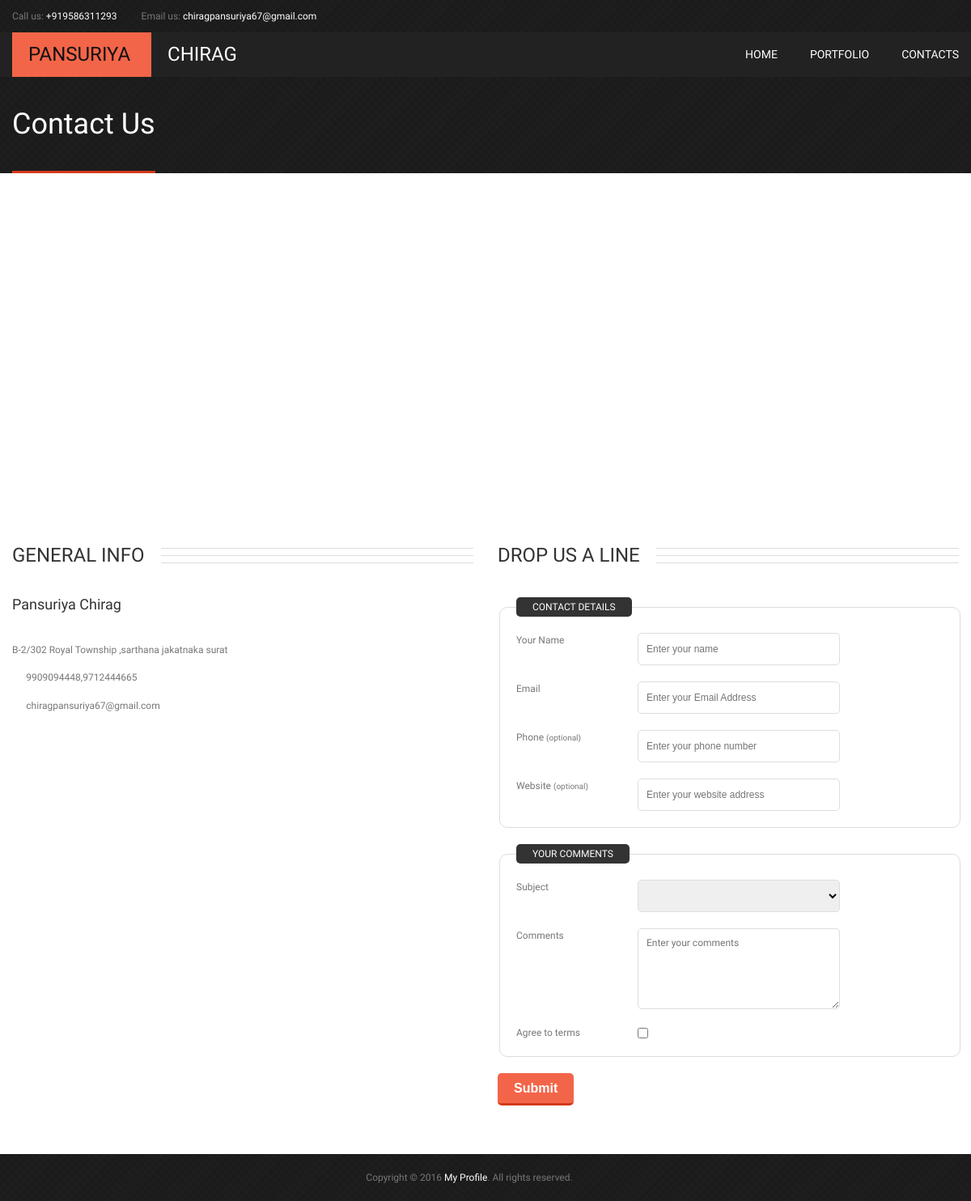
Screenshot of /mp_subadmin/theme/adagency-creative/contactus.php?eid=2 with the database file from the repository.
### tables this page shows
CREATE TABLE IF NOT EXISTS `mp_registration` (
  `employee_id` int(100) NOT NULL AUTO_INCREMENT,
  `firstname` varchar(20) NOT NULL,
  `lastname` varchar(20) NOT NULL,
  `address` text NOT NULL,
  `country_name` varchar(20) NOT NULL,
  `state_name` varchar(20) NOT NULL,
  `city_name` varchar(20) NOT NULL,
  `email_id` varchar(50) NOT NULL,
  `password` varchar(50) NOT NULL,
  `mobile_no` bigint(15) NOT NULL,
  `date_of_birth` date NOT NULL,
  `gender` varchar(10) NOT NULL,
  `register_date` date NOT NULL,
  `category_id` int(100) NOT NULL,
  `field_id` int(100) NOT NULL,
  `type_id` int(100) NOT NULL,
  `theme_id` int(100) NOT NULL,
  `isapprove` int(1) NOT NULL,
  `type` varchar(10) NOT NULL,
  `status` int(2) NOT NULL,
  PRIMARY KEY (`employee_id`)
);

CREATE TABLE IF NOT EXISTS `mp_contactus` (
  `contactus_id` int(100) NOT NULL AUTO_INCREMENT,
  `contactus_name` varchar(50) NOT NULL,
  `contactus_address` varchar(200) NOT NULL,
  `contactus_phone_1` bigint(15) NOT NULL,
  `contactus_phone_2` bigint(15) NOT NULL,
  `contactus_emailid` varchar(50) NOT NULL,
  `latitude` double NOT NULL,
  `longitude` double NOT NULL,
  `employee_id` int(100) NOT NULL,
  PRIMARY KEY (`contactus_id`)
);

### mp_subadmin/theme/adagency-creative/contactus.php (the view, shortened to what this page needs)
<?php
include('../mp_connect.php');
if (isset($_REQUEST['eid']))
{
$employeeid=$_REQUEST['eid'];
}
else
{
	$employeeid=0;
}
$reg="select * from mp_registration where employee_id='$employeeid'";
$data=mysqli_query($con,$reg);
$rec=mysqli_fetch_array($data);
$contact="select * from mp_contactus where employee_id='$employeeid'";
$data1=mysqli_query($con,$contact);
$rec1=mysqli_fetch_array($data1);
?>
<!DOCTYPE html>
<html class="no-js" lang="en">
<head>
<link rel="stylesheet" href="css/font-awesome/css/font-awesome.min.css" />
<link href="css/contact.css" rel="stylesheet" type="text/css" />
<link rel="stylesheet" href="css/color-01.css" id="site-color"/>
<link rel="stylesheet" href="css/bootstrap.css" />
<link rel="stylesheet" href="css/style.css" />
<link rel="stylesheet" href="css/responsive.css" />
<link rel="stylesheet" href="css/flexslider.css" />
<link rel="stylesheet" media="screen" href="assets-newsletters/css/quick_newsletter.css">
<link rel="stylesheet" href="css/colorbox.css" />
<link href="css/tango/skin.css" rel="stylesheet" type="text/css" />
<link rel="stylesheet" href="css/layerslider/layerslider.css" type="text/css">
</head>
<body>
<div class="pattern-bg">
    <div class="container">
		<div class="row">
			<div class="span12">
				<div class="top-bar-item">Call us: <span><?php if ($employeeid == " ") { echo "+1 234 56 78"; } else { echo "+91".$rec['mobile_no']; } ?></span></div>
				<div class="top-bar-item hidden-phone hidden-tablet">Email us: <span><?php if ($employeeid == " ") { echo "example@mail.com"; } else { echo $rec['email_id']; } ?></span></div>
			</div>
		</div>
	</div>
    <div class="site-menu-bg">
        <div class="container">
			<div class="row">
                <div class="span4">
                    <div class="logo"><a href="index.php?eid=<?php echo $_REQUEST['eid']; ?>"><?php if ($employeeid == " ") { echo "<span>Mitesh</span> Tagadiya"; } else { echo "<span>".$rec['firstname']."&nbsp"."</span>"; echo $rec['lastname']; } ?>
     </a></div>
		        </div>
				<div class="span8">
                    <nav class="desktop-nav">
                        <ul>
                            <li>
                                <a href="index.php?eid=<?php echo $_REQUEST['eid']; ?>">home</a>
                            </li>
                            <li>
                                <a href="portfolio.php?eid=<?php echo $_REQUEST['eid']; ?>">Portfolio</a>
                            </li>
                            <li><a href="contactus.php?eid=<?php echo $_REQUEST['eid']; ?>">contacts</a></li>
                        </ul>
                    </nav>
                </div>
            </div>
        </div>
    </div>
	<div class="page-title">
        <div class="container">
        	<div class="row">
                <div class="span6">
                	<div class="page-title">
        <div class="container">
        	<div class="row">
                <div class="span6">
                	<h1>Contact Us</h1>
                </div>
            </div>
        </div>
	</div>
                </div>
            </div>
        </div>
	</div>
</div>
<div id="map-canvas"></div>
<div class="container main-content">
    <div class="row">
    	<div class="span6">
			<div class="block-header-bg">
        		<h2 class="block-header">general info</h2>
        	</div>
				<?php if ($employeeid == " ") { ?>
            <div class="page-content-item">
				<h3>Mitesh Tagadiya</h3>
                <p>1052 – 1054 Christchurch Road, Bournemouth, BH7 6DS</p>
                <p><i class="icon-phone"></i> +1 234 56 78</p>
                <p><i class="icon-envelope"></i> support@example.com</p>
                <p><i class="icon-globe"></i> www.example.com</p>
            </div>
				<?php }
						else
						{ ?>
			<div class="page-content-item">
				<h3> <?php echo $rec['firstname'].'&nbsp'; echo $rec['lastname']; ?></h3>
                <p> <?php echo $rec1['contactus_address']; ?></p>
                <p><i class="icon-phone"></i> <?php if($rec1['contactus_phone_1']== " " ) { echo $rec1['contactus_phone_2']; } elseif($rec1['contactus_phone_2']== " "){ echo $rec1['contactus_phone_1']; } else { echo $rec1['contactus_phone_1'].','.$rec1['contactus_phone_2'];}?></p>
                <p><i class="icon-envelope"></i> <?php echo $rec1['contactus_emailid']; ?></p>
            </div>
						<?php } ?>
        </div>
    	<div class="span6">
			<div class="block-header-bg">
        		<h2 class="block-header">drop us a line</h2>
        	</div>
            <div class="blog-article-add-a-comment">
		<form method="post" action="http://rivathemes.net/html/adagency/classes/contact.php" name="contactform" id="contactform" autocomplete="on">
			<fieldset>
				<legend>Contact Details</legend>
				<div>
					<label for="name" accesskey="U">Your Name</label>
					<input name="name" type="text" id="name" placeholder="Enter your name" required="required" />
				</div>
				<div>
					<label for="email" accesskey="E">Email</label>
					<input name="email" type="email" id="email" placeholder="Enter your Email Address" pattern="^[A-Za-z0-9](([_\.\-]?[a-zA-Z0-9]+)*)@([A-Za-z0-9]+)(([\.\-]?[a-zA-Z0-9]+)*)\.([A-Za-z]{2,})$" required="required" />
				</div>
				<div>
					<label for="phone" accesskey="P">Phone <small>(optional)</small></label>
					<input name="phone" type="tel" id="phone" size="30" placeholder="Enter your phone number" />
				</div>
				<div>
					<label for="website" accesskey="W">Website <small>(optional)</small></label>
					<input name="website" type="url" id="website" placeholder="Enter your website address" />
				</div>
			</fieldset>
			<fieldset>
				<legend>Your Comments</legend>
				<div>
					<label for="subject" accesskey="S">Subject</label>
					<select name="subject" id="subject" required="required">
						<option value=""></option>
						<option value="Support">Support</option>
					</select>
				</div>
				<div>
					<label for="comments" accesskey="C">Comments</label>
					<textarea name="comments" cols="40" rows="3" id="comments" placeholder="Enter your comments" spellcheck="true" required="required"></textarea>
				</div>
				<div>
					<label for="agree" accesskey="A">Agree to terms</label>
					<input name="agree" type="checkbox" id="agree"/>
				</div>
			</fieldset>
			<input type="submit" class="submit" id="submit" value="Submit" />
		</form>
            </div>
        </div>
 	</div>
</div>
<footer class="site-footer">
    <div class="pattern-bg">
    	<div class="container">
        	<div class="row">
            	<div class="span12">
                	<center><p class="copyright">Copyright © 2016 <a href="index.php">My Profile</a>. All rights reserved. <i class="icon-arrow-up" id="to-the-top"></i></p></center>
                </div>
            </div>
        </div>
    </div>
</footer>
</body>
</html>

### mp_subadmin/theme/adagency-creative/css/contact.css (style rules this page uses)
#contactform fieldset { border: 1px solid #ddd; margin-bottom: 20px; -moz-box-sizing: border-box; -webkit-box-sizing: border-box; box-sizing: border-box; width: 100%; float: left; padding: 20px; padding-bottom: 0px; border-radius: 10px; }
#contactform fieldset legend { color: #111; font-size: 12px; text-transform: uppercase; padding: 0px 20px; background-color: #fff; line-height: 24px; border-radius: 5px; background-color: #333; color: #fff; }
#contactform fieldset div { width: 100%; float: left; margin-bottom: 20px; }
#contactform fieldset div label { width: 150px; float: left; }
#contactform fieldset div input[type=text], #contactform fieldset div input[type=email], #contactform fieldset div input[type=tel], #contactform fieldset div input[type=url], #contactform fieldset div select { width: 250px; float: left; line-height: 40px; height: 40px; border: 1px solid #ddd; border-radius: 5px; padding: 0px 10px; -moz-box-sizing: border-box; -webkit-box-sizing: border-box; box-sizing: border-box; }
#contactform fieldset div textarea { width: 250px; float: left; border: 1px solid #ddd; border-radius: 5px; padding: 10px; min-height: 100px; font-family: 'Oxygen', sans-serif; -moz-box-sizing: border-box; -webkit-box-sizing: border-box; box-sizing: border-box; }
#contactform .submit { line-height: 37px !important; padding: 0px 20px !important; display: inline-block !important; width: auto !important; -moz-box-sizing: border-box !important; -webkit-box-sizing: border-box !important; box-sizing: border-box !important; font-weight: bold !important; color: #fff !important; border-radius: 5px !important; text-transform: capitalize !important; font-size: 16px !important; text-align: center !important; transition-duration: 0s !important; border: 0px; height: 40px !important; }

### mp_subadmin/theme/adagency-creative/css/color-01.css (style rules this page uses)
a:hover, nav.desktop-nav ul li a:hover, nav.desktop-nav > ul > li > ul > li a:hover, .featured-block h2 strong, .project .project-links i:hover, .project .project-title a, .testimonials .author p.work, .blog-article .date .month, .twitter-block .tweet i, p.copyright a:hover, .site-footer .footer-widget p.social-buttons a:hover, .mobile-nav > ul li a:hover, .page-title p a:hover, .page-title p span, .team div.social a:hover, .pr-table-1 .pr-table-1-price p, .pr-table-1 .pr-table-1-body ul li span, .pr-table-1 .pr-table-1-body ul li i, .pr-table-2 tbody tr td a, .widget-search form button, .ad-accordion header:hover, .top-bar-item i, #top-bar-search i.livicon-color, .menu-404 a:hover, .faq-item h3 i, .single-project-details ul li span, .blog-single ul li i, .page-content-item [class*="icon-"], .about-author p.name, [class*="ul-style-"] li i, .layer-slider-block .p-style-1, .layer-slider-block .h1-style-3 span, .layer-slider-block .h1-style-3, .layer-slider-block .dotted-color, #top-search-form-2 button i, .intro2-details p.color, p.copyright i { color: #f36548; }
.logo span, nav.desktop-nav > ul > li > span.arrow, a.color-button, .intro-img p.color, .feature i, .project .project-links, .testimonials .content, .testimonials .arrow, .site-footer .footer-tags a:hover, .site-footer .footer-newsletters form input[type=submit], .skill span, .team div.info, .team figure .arrow, .pr-table-1 .featured, .pr-table-2 thead tr, .pr-table-3 .pr-table-3-price, .ad-tabs header span.active, #lang > ul, #top-bar-search .top-bar-search-form, .single-portfolio-images .flex-control-paging li a:hover, .slider1 .flexslider .flex-control-paging li a:hover, form input[type=submit], .quick_newsletter input.btn { background-color: #f36548; background: #f36548; background-color: rgba(243,101,72,1) !important; }
a.color-button, .site-footer .footer-newsletters form input[type=submit], .page-title h1, form input[type=submit], .quick_newsletter input.btn { border-bottom-width: 3px !important; border-bottom-style: solid !important; border-bottom-color: #d33a1a !important; }
.page-title h1 { border-bottom-color: #f36548; }

### rows the page displays
mp_registration: mobile_no "9586311293", email "chiragpansuriya67@gmail.com", firstname "PANSURIYA", lastname "CHIRAG", firstname "Pansuriya", lastname "Chirag"
mp_contactus: contactus_address "B-2/302 Royal Township ,sarthana jakatnaka surat", contactus_phone_1 "9909094448", contactus_phone_2 "9712444665", contactus_emailid "chiragpansuriya67@gmail.com"
